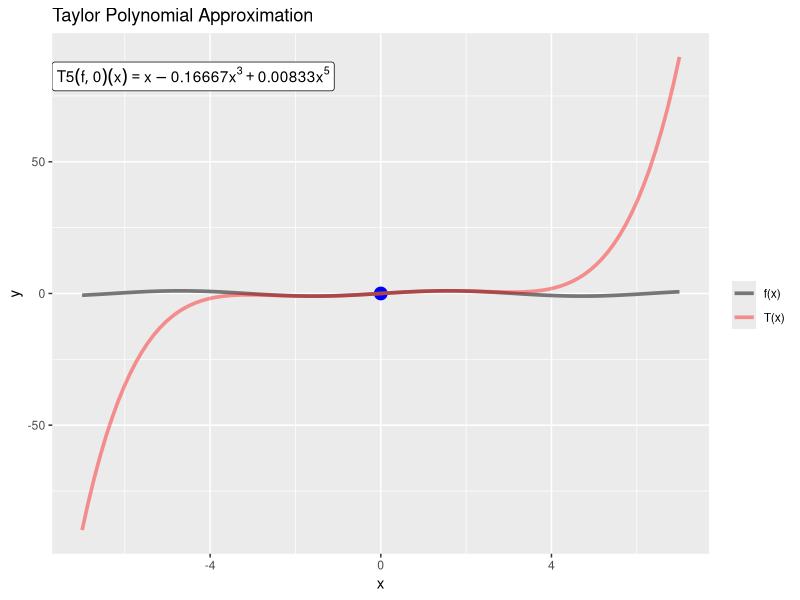
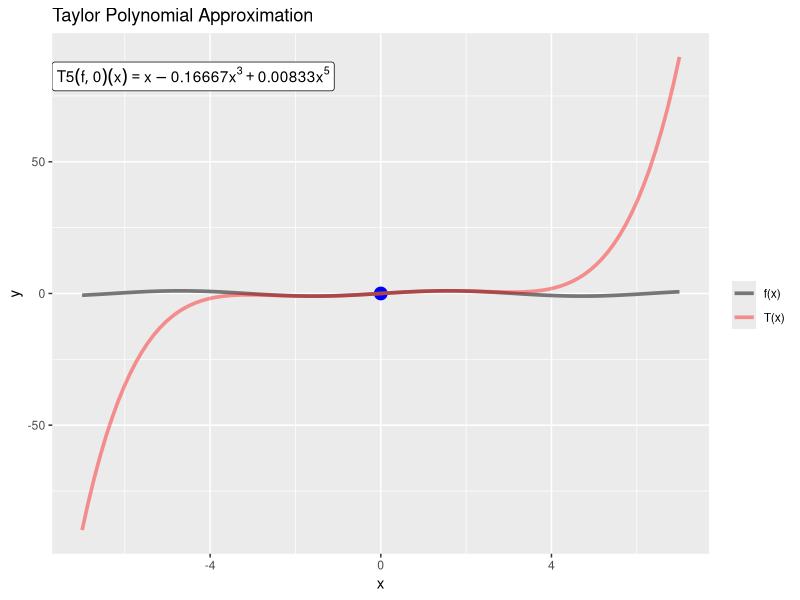

Here is the R script that generated these plots, in order:
if(!require(pracma))install.packages("pracma");library(pracma)
if(!require(ggplot2))install.packages("ggplot2");library(ggplot2)
if(!require(polynom))install.packages("polynom");library(polynom)

#TAYLOR APPROXIMATION
#Local polynomial approximation through Taylor series, returns taylor polynomial 
#ADD LEGEND AND EXPRESSION OF TAYL POLY
tayl_app<-function(f,a,k){
  x<-a
  y<-f(a)
  dat<-data.frame(cbind(x,y))
  coefi<-rev(taylor(f,a,n=k))
  coefi<-round(coefi,digits=5)
  g<-polynomial(coefi)
  label<-paste0("T",paste(k),"(f,",paste(a),")(x)==",paste(g))
  print(as.character(g))
  g<-as.function(g)
  plot<-ggplot(dat, aes(x=x, y=y)) + ggtitle("Taylor Polynomial Approximation")+
    geom_point(size=4, col='blue') +
    stat_function(fun = f, size=1.25,aes(colour = "f(x)")) + 
    stat_function(fun = g, size=1.25,alpha=0.4,aes(colour = "T(x)"))+
    #scale_colour_manual("Lgend title", values = c("purple", "blue"))+
    xlim(a-7,a+7)+
    annotate("label",x=-Inf,y=Inf,hjust=0,vjust=2,label = label,parse = TRUE)+
    scale_colour_manual("", values = c("#767676","red"))
  print(plot)
  ggsave(filename=paste("taylor.pdf"), plot=plot,path="C:\\Users\\urska\\Desktop\\Numerical Intr Course\\R codes")
  assign("taylor_poly",g, envir = .GlobalEnv)
  return(invisible())
}

tayl_app(sin,0,5)

#tayl_app(exp,0,6)
